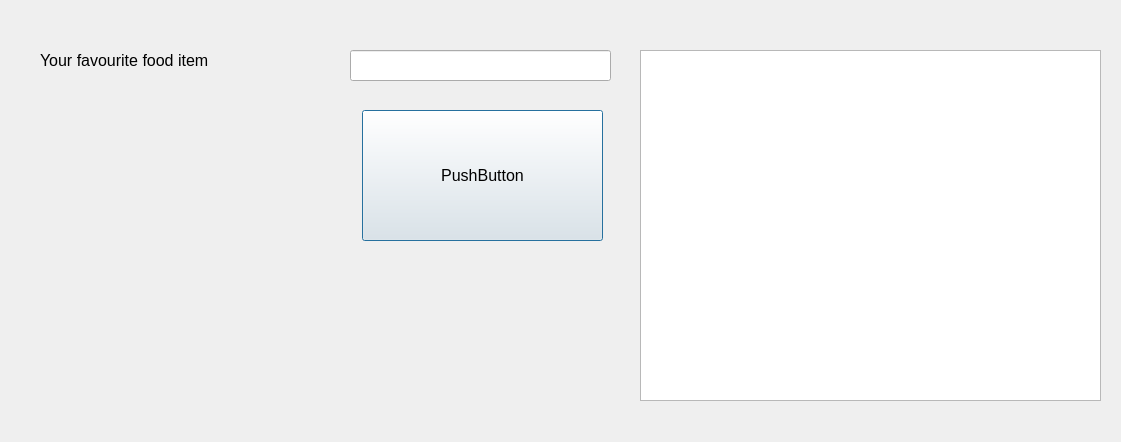
<?xml version="1.0" encoding="UTF-8"?>
<ui version="4.0">
 <class>Dialog</class>
 <widget class="QDialog" name="Dialog">
  <property name="geometry">
   <rect>
    <x>0</x>
    <y>0</y>
    <width>1121</width>
    <height>442</height>
   </rect>
  </property>
  <property name="windowTitle">
   <string>Dialog</string>
  </property>
  <widget class="QLabel" name="label">
   <property name="geometry">
    <rect>
     <x>40</x>
     <y>20</y>
     <width>271</width>
     <height>81</height>
    </rect>
   </property>
   <property name="font">
    <font>
     <pointsize>12</pointsize>
    </font>
   </property>
   <property name="text">
    <string>Your favourite food item</string>
   </property>
  </widget>
  <widget class="QLineEdit" name="lineEditFoodItem">
   <property name="geometry">
    <rect>
     <x>350</x>
     <y>50</y>
     <width>261</width>
     <height>31</height>
    </rect>
   </property>
  </widget>
  <widget class="QListWidget" name="listWidgetSelectedItems">
   <property name="geometry">
    <rect>
     <x>640</x>
     <y>50</y>
     <width>461</width>
     <height>351</height>
    </rect>
   </property>
  </widget>
  <widget class="QPushButton" name="pushButtonAdd">
   <property name="geometry">
    <rect>
     <x>362</x>
     <y>110</y>
     <width>241</width>
     <height>131</height>
    </rect>
   </property>
   <property name="font">
    <font>
     <pointsize>12</pointsize>
    </font>
   </property>
   <property name="text">
    <string>PushButton</string>
   </property>
  </widget>
 </widget>
 <resources/>
 <connections/>
</ui>
